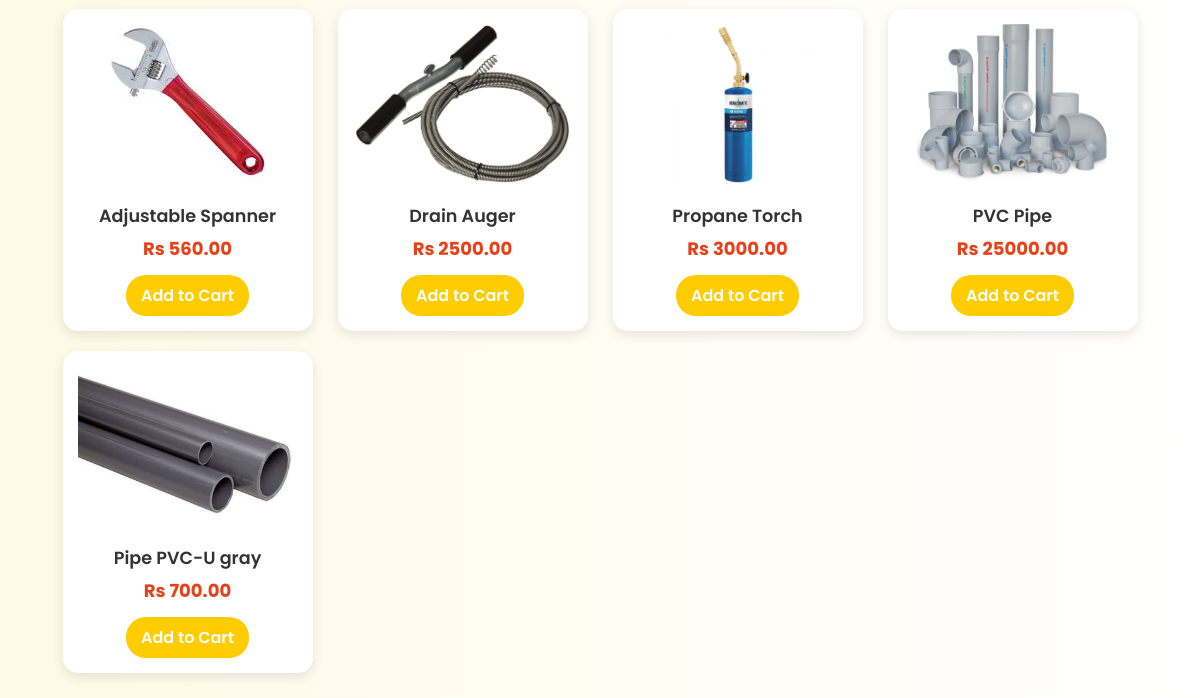
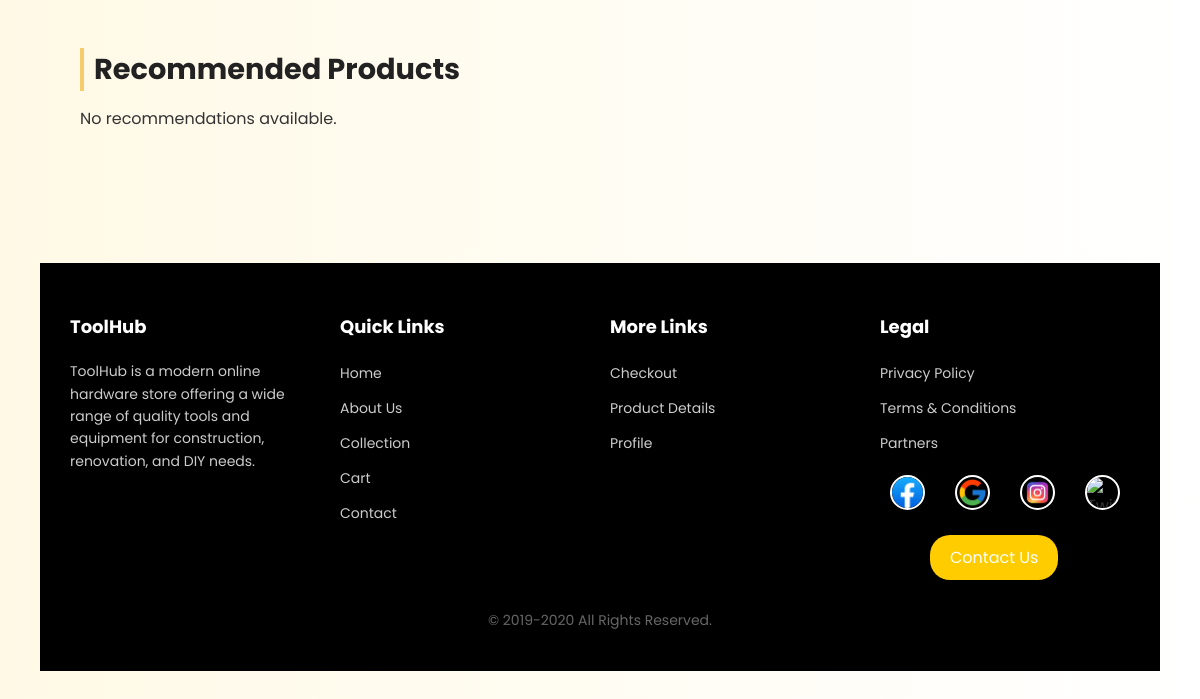
/search/ (lower part), run on an earlier commit of the app's database (2 pictures, top to bottom).
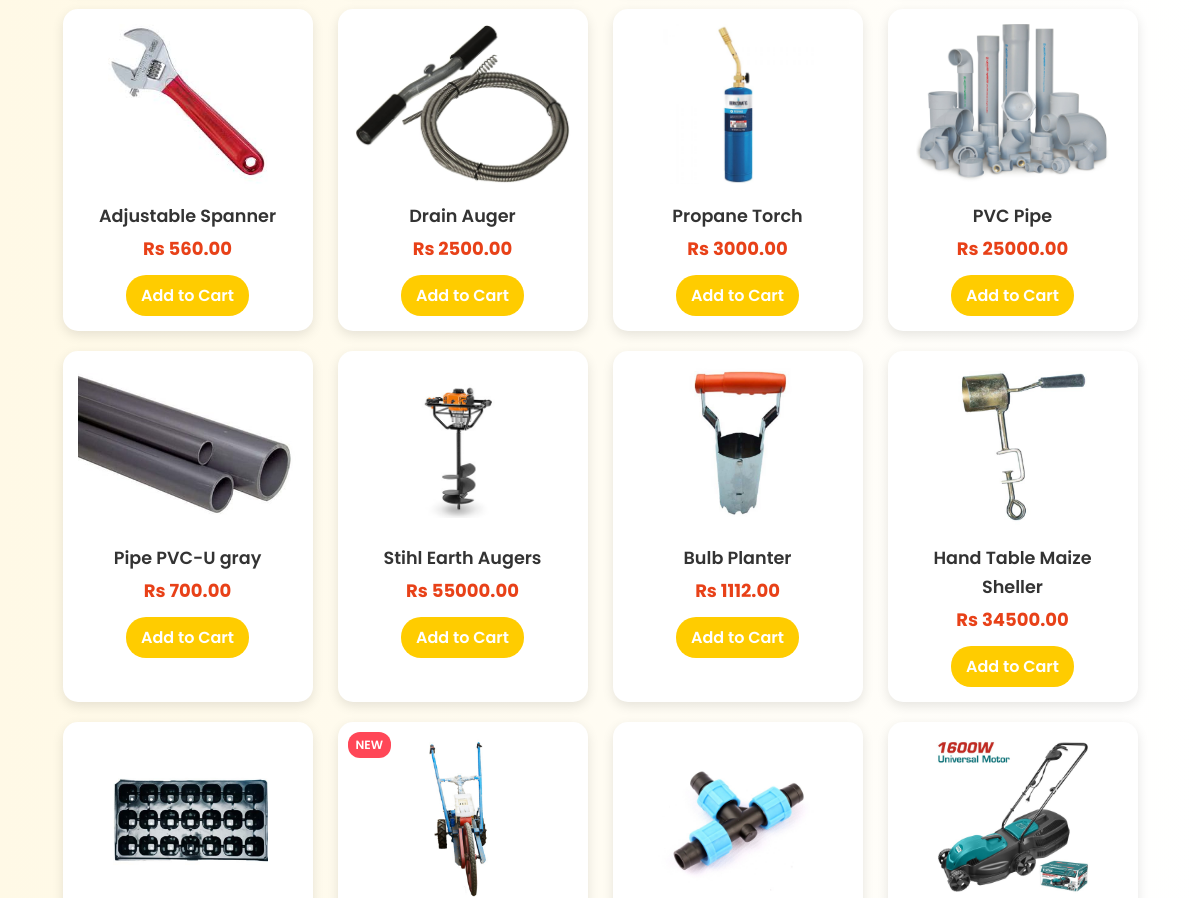
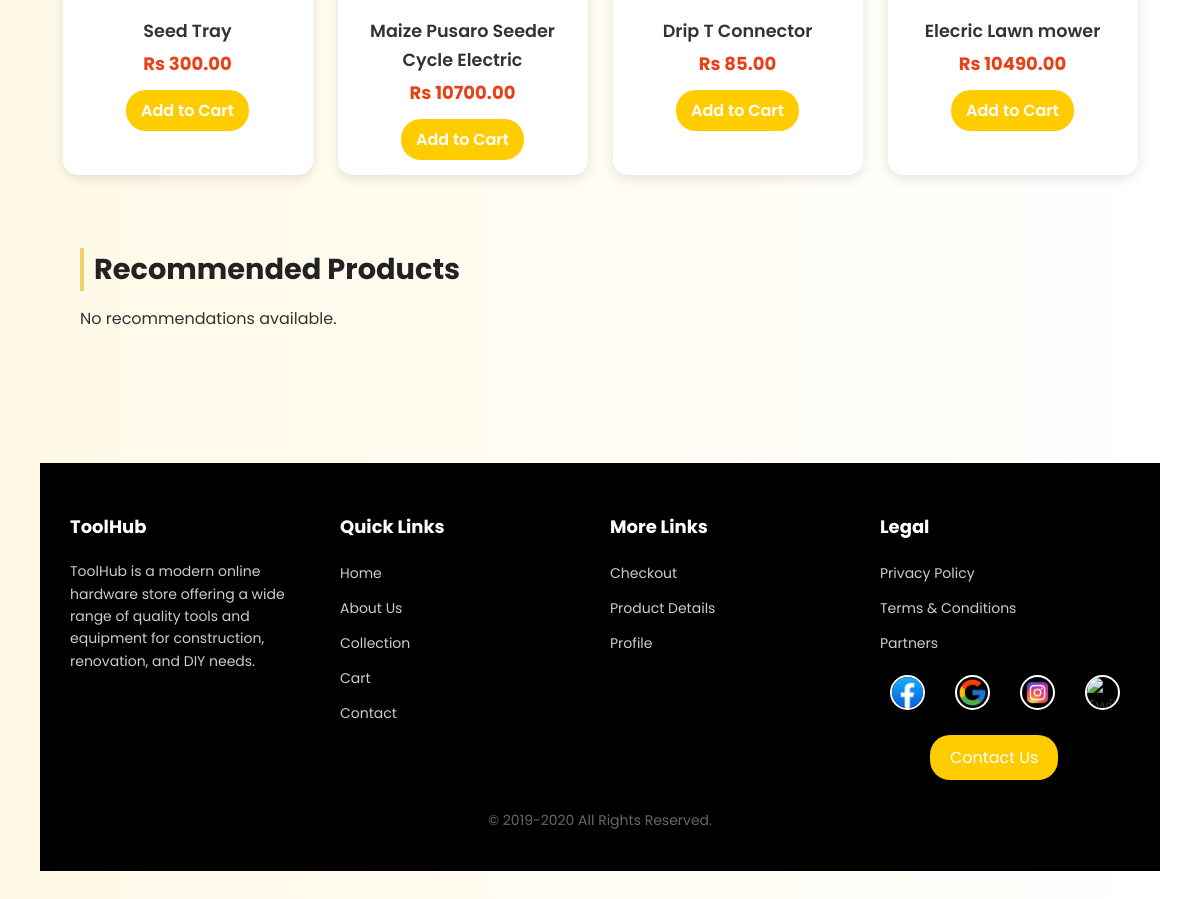
And on a later commit of the database (2 pictures, top to bottom).
### hardware/models.py (models this page shows, shortened)
class Product(models.Model):
    pid = ShortUUIDField(primary_key=True,unique=True, length = 10, max_length=20, prefix="prod", alphabet="abcdefgh12345")
    user = models.ForeignKey(User, on_delete=models.SET_NULL, null=True, blank=True)
    category = models.ForeignKey(Category, on_delete=models.SET_NULL, null=True, blank=True)
    name = models.CharField(max_length=100)
    image = models.ImageField(upload_to="user_directory_path") # used to store product image
    description = models.TextField(max_length=500, null=True, blank=True)
    price = models.DecimalField(max_digits=10, decimal_places=2)
    old_price = models.DecimalField(max_digits=10, decimal_places=2, null=True,blank=True)
    label = models.CharField(choices=LABEL_CHOICES, max_length=10, blank=True)  # 'Hot', 'Sale', or empty
    specification = models.TextField(max_length=500, null=True, blank=True)
    product_status = models.CharField(choices = STATUS, max_length=20) # used to check if product is new, used or refurbished
    status = models.CharField(max_length=50, default='Active')  # or any default value you want
    in_stock = models.BooleanField(default=True) #used to check if product is in stock
    featured = models.BooleanField(default=False) #used to check if product is featured
    created_at = models.DateTimeField(auto_now_add=True) # used to check when product was created
    updated_at = models.DateTimeField(auto_now=True) # used to check when product was updated
    class Meta:
        verbose_name_plural = "Products"

### hardware/views.py (the view)
def searchs(request):
    query = request.GET.get('query', '')
    category_name = request.GET.get('category')
    categories = Category.objects.all()
    products = Product.objects.all()
    if query:
        SearchHistory.objects.create(user=request.user, query=query)
        products = products.filter(name__icontains=query)
    if category_name:
        products = products.filter(category__name=category_name)
    recommended_products = []
    if products.exists():
        category = products.first().category
        recommended_products = Product.objects.filter(category=category).exclude(
            pid__in=products.values_list('pid', flat=True)
        )
    context = {
        'products': products,
        'recommended_products': recommended_products,
        'categories': categories,
    }
    return render(request, 'hardware/search.html', context)

### templates/hardware/search.html (shortened to what this page needs)
<!DOCTYPE html>
<html lang="en">
  {% load static %}
  <head>
  </head>
<body>
<div class ="search-container">
{% if products %}
     <div class="product-grid">
      {% for product in products %}
        <div class="product-card">
          {% if product.label %}
            <span class="badge {{ product.label|lower }}">{{ product.label }}</span>
          {% endif %}
          <img src="{{ product.image.url }}" alt="{{ product.name }}" class="product-image" />
          <h3><a href="/productdetail/{{ product.pid }}" class="product-name">{{ product.name }}</a></h3>
          <p class="price">Rs {{ product.price }}</p>
          <button class="add-to-cart"><a href="/add_to_cart/{{product.pid}}" class = "addtocartname">Add to Cart</a></button>
        </div>
      {% endfor %}
{% else %}
  <p>No products found.</p>
{% endif %}
</div>
<div class ="recommended-products">
<h2>Recommended Products</h2>
{% if recommended_products %}
  <div class="product-grid">
    {% for product in recommended_products %}
       <div class="product-card">
          {% if product.label %}
            <span class="badge {{ product.label|lower }}">{{ product.label }}</span>
          {% endif %}
          <img src="{{ product.image.url }}" alt="{{ product.name }}" class="product-image" />
          <h3><a href="/productdetail/{{ product.pid }}" class="product-name">{{ product.name }}</a></h3>
          <p class="price">Rs {{ product.price }}</p>
          {% if product.old_price %}
            <p class="old-price">Rs {{ product.old_price }}</p>
          {% endif %}
          <button class="add-to-cart"><a href="/add_to_cart/{{product.pid}}" class = "addtocartname">Add to Cart</a></button>
        </div>
      {% endfor %}
{% else %}
  <p>No recommendations available.</p>
{% endif %}
</div>
<footer>
    <div class="footer-container">
      <div class="footer-column">
        <h3>ToolHub</h3>
        <p>ToolHub is a modern online hardware store offering a wide range of quality tools and equipment for construction, renovation, and DIY needs.
        </p>
      </div>
      <div class="footer-column">
        <h3>Quick Links</h3>
        <ul type="bullet">
          <li><a href="#">Home</a></li>
          <li><a href="#">About Us</a></li>
          <li><a href="#">Collection</a></li>
          <li><a href="#">Cart</a></li>
          <li><a href="#">Contact</a></li>
        </ul>
      </div>
      <div class="footer-column">
        <h3>More Links</h3>
        <ul type="bullet">
          <li><a href="#">Checkout</a></li>
          <li><a href="#">Product Details</a></li>
          <li><a href="#">Profile</a></li>
        </ul>
      </div>
    <div class="footer-column">
        <h3>Legal</h3>
        <ul>
          <li><a href="#">Privacy Policy</a></li>
          <li><a href="#">Terms & Conditions</a></li>
          <li><a href="#">Partners</a></li>
        </ul>
        <div class="footer-social">
          <img src="{% static 'hardware/image/facebooklogo.png' %}" alt="Facebook">
          <img src="{% static 'hardware/image/googlelogo.png' %}" alt="Google">
          <img src="{% static 'hardware/image/instalogo.png' %}" alt="Instagram">
          <img src="{% static 'hardware/image/twitterlogo.png' %}" alt="Twitter">
        </div>
        <a href="#" class="footer-btn">Contact Us</a>
      </div>
    </div>
    <div class="footer-bottom">
      &copy; 2019-2020 All Rights Reserved.
    </div>
</footer>
</body>
</html>

What changed in the data, as far as the page shows it:
added Product: image (picture), name "Stihl Earth Augers", price "55000.00"
added Product: image (picture), name "Bulb Planter", price "1112.00"
added Product: image (picture), name "Hand Table Maize Sheller", price "34500.00"
added Product: image (picture), name "Seed Tray", price "300.00"
added Product: label "NEW", image (picture), name "Maize Pusaro Seeder Cycle Electric", price "10700.00"
added Product: image (picture), name "Drip T Connector", price "85.00"
added Product: image (picture), name "Elecric Lawn mower", price "10490.00"
